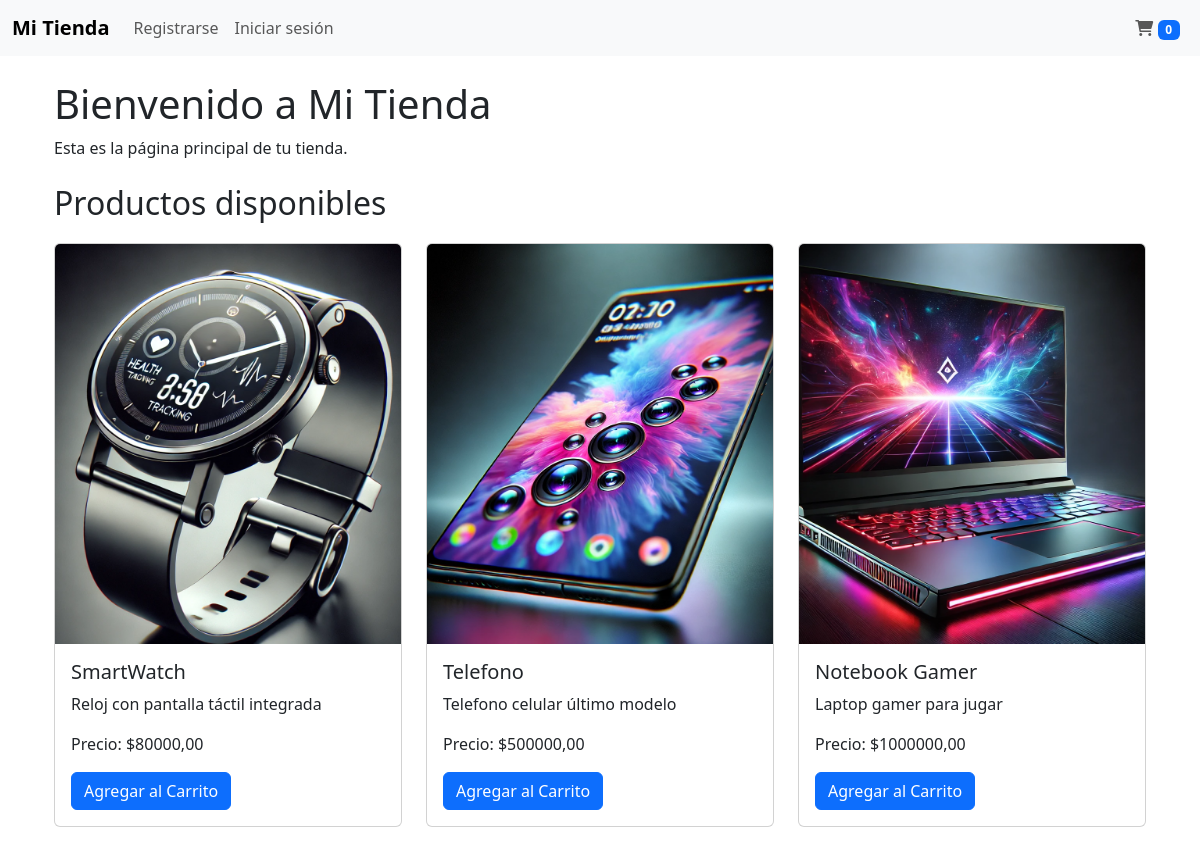
The page / on the database its author committed.
### carrito/models.py (models this page shows, shortened)
class Producto(models.Model):
    nombre = models.CharField(max_length=100)
    descripcion = models.TextField()
    precio = models.DecimalField(max_digits=10, decimal_places=2)
    imagen = models.ImageField(upload_to='productos/', blank=True, null=True)

### carrito/views.py (the view)
# urls.py: path('', views.index, name='index'),
def index(request):
    productos = Producto.objects.all()
    conteo_carrito = obtener_conteo_carrito(request)
    return render(request, 'carrito/index.html', {'productos': productos, 'conteo_carrito': conteo_carrito})

### carrito/views.py (called while the page is built)
def obtener_conteo_carrito(request):
    if request.user.is_authenticated:
        pedido = Pedido.objects.filter(usuario=request.user, finalizado=False).first()
        if pedido:
            total = pedido.lineas.aggregate(total=models.Sum('cantidad'))['total']
            return total if total else 0
    return 0

### carrito/templates/carrito/index.html (shortened to what this page needs)
{% extends 'carrito/base.html' %}
{% block content %}
<div class="container">
    <h1 class="mt-4">Bienvenido a Mi Tienda</h1>
    <p>Esta es la página principal de tu tienda.</p>
    <h2 class="mt-4">Productos disponibles</h2>
    <div class="row">
        {% for producto in productos %}
        <div class="col-md-4">
            <div class="card mb-4">
                {% if producto.imagen %}
                <img src="{{ producto.imagen.url }}" class="card-img-top img-fluid" alt="{{ producto.nombre }}">
                {% endif %}
                <div class="card-body">
                    <h5 class="card-title">{{ producto.nombre }}</h5>
                    <p class="card-text">{{ producto.descripcion }}</p>
                    <p class="card-text">Precio: ${{ producto.precio }}</p>
                    <a href="{% url 'agregar_al_carrito' producto.id %}" class="btn btn-primary">Agregar al Carrito</a>
                </div>
            </div>
        </div>
        {% endfor %}
    </div>
</div>
{% endblock %}

### carrito/templates/carrito/base.html (shortened to what this page needs)
<!DOCTYPE html>
<html lang="es">
<head>
    <link href="https://cdn.jsdelivr.net/npm/bootstrap@5.3.0/dist/css/bootstrap.min.css" rel="stylesheet">
    <link href="https://cdnjs.cloudflare.com/ajax/libs/font-awesome/6.0.0-beta3/css/all.min.css" rel="stylesheet">
    {% load static %}
    <link href="{% static 'carrito/styles.css' %}" rel="stylesheet">
</head>
<body>
    <nav class="navbar navbar-expand-lg navbar-light bg-light">
        <div class="container-fluid">
            <a class="navbar-brand" href="{% url 'index' %}">Mi Tienda</a>
            <div class="collapse navbar-collapse" id="navbarNav">
                <ul class="navbar-nav me-auto">
                    {% if user.is_authenticated %}
                        <li class="nav-item">
                            <a class="nav-link" href="#">
                                ¡Hola {{ user.first_name }}!
                            </a>
                        </li>
                        <li class="nav-item">
                            <form method="post" action="{% url 'logout' %}" class="d-inline">
                                {% csrf_token %}
                                <button type="submit" class="btn btn-link nav-link btn-cerrar-sesion">
                                    <span class="fas fa-sign-out-alt"></span> Cerrar sesión
                                </button>
                            </form>
                        </li>
                    {% else %}
                        <li class="nav-item">
                            <a class="nav-link" href="{% url 'registro' %}">Registrarse</a>
                        </li>
                        <li class="nav-item">
                            <a class="nav-link" href="{% url 'login' %}">Iniciar sesión</a>
                        </li>
                    {% endif %}
                </ul>
                <ul class="navbar-nav">
                    <li class="nav-item">
                        <a class="nav-link" href="{% url 'ver_carrito' %}">
                            <span class="fas fa-shopping-cart"></span>
                            <span class="badge bg-primary">{{ conteo_carrito }}</span>
                        </a>
                    </li>
                </ul>
            </div>
        </div>
    </nav>
    <div class="container mt-4">
        {% block content %}
        {% endblock %}
    </div>
</body>
</html>

### carrito/static/carrito/styles.css (style rules this page uses)
.card-img-top { object-fit: cover; height: 400px; width: 100%; }
.container { margin-top: 20px; }
.navbar-brand { font-weight: bold; }
h2 { margin-bottom: 20px; }

### rows shown on the page
Producto: imagen (picture), nombre "SmartWatch", descripcion "Reloj con pantalla táctil integrada", precio "80000,00"
Producto: imagen (picture), nombre "Telefono", descripcion "Telefono celular último modelo", precio "500000,00"
Producto: imagen (picture), nombre "Notebook Gamer", descripcion "Laptop gamer para jugar", precio "1000000,00"

### other values the page prints
{{ conteo_carrito }} "0"
